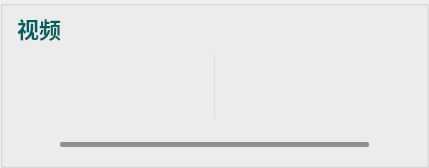
          <widget class="QGroupBox" name="groupBox_201">
           <property name="styleSheet">
            <string notr="true">#groupBox_201{
background-color:rgba(218, 218, 218, 60);
border: 0px solid #42adff;
border-left: 1px solid rgba(200, 200, 200,100);
border-right: 0px solid rgba(29, 83, 185, 255);
border-radius:0px;}</string>
           </property>
           <property name="title">
            <string/>
           </property>
           <layout class="QVBoxLayout" name="verticalLayout_4" stretch="0,1,0">
            <property name="topMargin">
             <number>0</number>
            </property>
            <property name="bottomMargin">
             <number>0</number>
            </property>
            <item>
             <widget class="QGroupBox" name="groupBox_3">
              <property name="minimumSize">
               <size>
                <width>0</width>
                <height>42</height>
               </size>
              </property>
              <property name="maximumSize">
               <size>
                <width>16777215</width>
                <height>42</height>
               </size>
              </property>
              <property name="styleSheet">
               <string notr="true">#groupBox_3{
border: 0px solid #42adff;
border-radius:0px;}</string>
              </property>
              <property name="title">
               <string/>
              </property>
              <layout class="QHBoxLayout" name="horizontalLayout_6">
               <property name="leftMargin">
                <number>0</number>
               </property>
               <property name="topMargin">
                <number>0</number>
               </property>
               <property name="rightMargin">
                <number>0</number>
               </property>
               <property name="bottomMargin">
                <number>0</number>
               </property>
               <item>
                <widget class="QLabel" name="label_6">
                 <property name="minimumSize">
                  <size>
                   <width>0</width>
                   <height>0</height>
                  </size>
                 </property>
                 <property name="maximumSize">
                  <size>
                   <width>16777215</width>
                   <height>40</height>
                  </size>
                 </property>
                 <property name="styleSheet">
                  <string notr="true">QLabel
{
	font-size: 22px;
	font-family: &quot;Microsoft YaHei&quot;;
	font-weight: bold;
 		border-radius:9px;
		background:rgba(66, 195, 255, 0);
color:  rgb(0, 95, 95);
}
</string>
                 </property>
                 <property name="text">
                  <string>视频</string>
                 </property>
                </widget>
               </item>
               <item>
                <widget class="QLabel" name="label_28">
                 <property name="minimumSize">
                  <size>
                   <width>0</width>
                   <height>0</height>
                  </size>
                 </property>
                 <property name="maximumSize">
                  <size>
                   <width>16777215</width>
                   <height>40</height>
                  </size>
                 </property>
                 <property name="styleSheet">
                  <string notr="true">QLabel{
	font-family: &quot;DejaVu Sans Mono&quot;;
border-image: url(:/img/icon/视频.png);
	font-size: 15px;
	color: #e1e1e1;}</string>
                 </property>
                 <property name="text">
                  <string/>
                 </property>
                </widget>
               </item>
               <item>
                <spacer name="horizontalSpacer_14">
                 <property name="orientation">
                  <enum>Qt::Horizontal</enum>
                 </property>
                 <property name="sizeHint" stdset="0">
                  <size>
                   <width>40</width>
                   <height>20</height>
                  </size>
                 </property>
                </spacer>
               </item>
               <item>
                <widget class="QLabel" name="fps_label">
                 <property name="minimumSize">
                  <size>
                   <width>100</width>
                   <height>40</height>
                  </size>
                 </property>
                 <property name="maximumSize">
                  <size>
                   <width>100</width>
                   <height>40</height>
                  </size>
                 </property>
                 <property name="styleSheet">
                  <string notr="true">QLabel
{
	font-size: 20px;
	font-family: &quot;Microsoft YaHei&quot;;
	font-weight: bold;
 		border-radius:9px;
		background:rgba(66, 195, 255, 0);
color: rgb(0, 0, 0);
}
</string>
                 </property>
                 <property name="text">
                  <string/>
                 </property>
                 <property name="alignment">
                  <set>Qt::AlignCenter</set>
                 </property>
                </widget>
               </item>
              </layout>
             </widget>
            </item>
            <item>
             <widget class="QSplitter" name="splitter">
              <property name="enabled">
               <bool>true</bool>
              </property>
              <property name="styleSheet">
               <string notr="true">#splitter::handle{background: 1px solid  rgba(200, 200, 200,100);}</string>
              </property>
              <property name="frameShape">
               <enum>QFrame::NoFrame</enum>
              </property>
              <property name="lineWidth">
               <number>10</number>
              </property>
              <property name="orientation">
               <enum>Qt::Horizontal</enum>
              </property>
              <property name="handleWidth">
               <number>1</number>
              </property>
              <widget class="Label_click_Mouse" name="raw_video">
               <property name="enabled">
                <bool>true</bool>
               </property>
               <property name="sizePolicy">
                <sizepolicy hsizetype="Ignored" vsizetype="Ignored">
                 <horstretch>0</horstretch>
                 <verstretch>0</verstretch>
                </sizepolicy>
               </property>
               <property name="minimumSize">
                <size>
                 <width>200</width>
                 <height>0</height>
                </size>
               </property>
               <property name="font">
                <font>
                 <family>微软雅黑</family>
                 <pointsize>36</pointsize>
                </font>
               </property>
               <property name="cursor">
                <cursorShape>ArrowCursor</cursorShape>
               </property>
               <property name="styleSheet">
                <string notr="true">color: rgb(218, 218, 218);
</string>
               </property>
               <property name="text">
                <string/>
               </property>
               <property name="scaledContents">
                <bool>false</bool>
               </property>
               <property name="alignment">
                <set>Qt::AlignCenter</set>
               </property>
              </widget>
              <widget class="Label_click_Mouse" name="out_video">
               <property name="enabled">
                <bool>true</bool>
               </property>
               <property name="sizePolicy">
                <sizepolicy hsizetype="Ignored" vsizetype="Ignored">
                 <horstretch>0</horstretch>
                 <verstretch>0</verstretch>
                </sizepolicy>
               </property>
               <property name="minimumSize">
                <size>
                 <width>200</width>
                 <height>0</height>
                </size>
               </property>
               <property name="font">
                <font>
                 <family>微软雅黑</family>
                 <pointsize>36</pointsize>
                </font>
               </property>
               <property name="cursor">
                <cursorShape>ArrowCursor</cursorShape>
               </property>
               <property name="styleSheet">
                <string notr="true">color: rgb(218, 218, 218);
</string>
               </property>
               <property name="text">
                <string/>
               </property>
               <property name="scaledContents">
                <bool>false</bool>
               </property>
               <property name="alignment">
                <set>Qt::AlignCenter</set>
               </property>
              </widget>
             </widget>
            </item>
            <item>
             <layout class="QHBoxLayout" name="horizontalLayout_12">
              <property name="rightMargin">
               <number>0</number>
              </property>
              <item>
               <widget class="QPushButton" name="runButton">
                <property name="minimumSize">
                 <size>
                  <width>40</width>
                  <height>40</height>
                 </size>
                </property>
                <property name="styleSheet">
                 <string notr="true">QPushButton {
border-style: solid;
border-width: 0px;
border-radius: 0px;
background-color: rgba(223, 223, 223, 0);
}
QPushButton::focus{outline: none;}
QPushButton::hover {
border-style: solid;
border-width: 0px;
border-radius: 0px;
background-color: rgba(223, 223, 223, 150);}</string>
                </property>
                <property name="text">
                 <string/>
                </property>
                <property name="icon">
                 <iconset resource="../apprcc.qrc">
                  <normaloff>:/img/icon/运行.png</normaloff>
                  <normalon>:/img/icon/暂停.png</normalon>
                  <disabledoff>:/img/icon/运行.png</disabledoff>
                  <disabledon>:/img/icon/暂停.png</disabledon>
                  <activeoff>:/img/icon/运行.png</activeoff>
                  <activeon>:/img/icon/暂停.png</activeon>
                  <selectedoff>:/img/icon/运行.png</selectedoff>
                  <selectedon>:/img/icon/暂停.png</selectedon>:/img/icon/运行.png</iconset>
                </property>
                <property name="iconSize">
                 <size>
                  <width>30</width>
                  <height>30</height>
                 </size>
                </property>
                <property name="checkable">
                 <bool>true</bool>
                </property>
               </widget>
              </item>
              <item>
               <widget class="QProgressBar" name="progressBar">
                <property name="maximumSize">
                 <size>
                  <width>16777215</width>
                  <height>5</height>
                 </size>
                </property>
                <property name="styleSheet">
                 <string notr="true">QProgressBar{ color: rgb(255,255,255); font:12pt; border-radius:2px; text-align:center; border:none; background-color: rgba(0, 0, 0,100);} 
QProgressBar:chunk{ border-radius:0px; background: rgba(55, 55, 55, 200);}</string>
                </property>
                <property name="maximum">
                 <number>1000</number>
                </property>
                <property name="value">
                 <number>0</number>
                </property>
                <property name="textVisible">
                 <bool>false</bool>
                </property>
               </widget>
              </item>
              <item>
               <widget class="QPushButton" name="stopButton">
                <property name="minimumSize">
                 <size>
                  <width>40</width>
                  <height>40</height>
                 </size>
                </property>
                <property name="styleSheet">
                 <string notr="true">QPushButton {
border-style: solid;
border-width: 0px;
border-radius: 0px;
background-color: rgba(223, 223, 223, 0);
}
QPushButton::focus{outline: none;}
QPushButton::hover {
border-style: solid;
border-width: 0px;
border-radius: 0px;
background-color: rgba(223, 223, 223, 150);}</string>
                </property>
                <property name="text">
                 <string/>
                </property>
                <property name="icon">
                 <iconset resource="../apprcc.qrc">
                  <normaloff>:/img/icon/终止.png</normaloff>:/img/icon/终止.png</iconset>
                </property>
                <property name="iconSize">
                 <size>
                  <width>30</width>
                  <height>30</height>
                 </size>
                </property>
               </widget>
              </item>
             </layout>
            </item>
           </layout>
          </widget>
